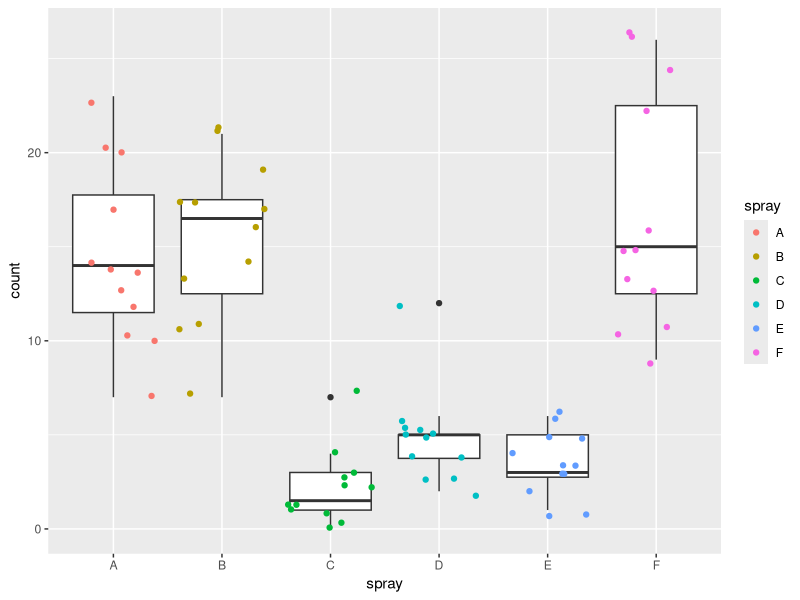
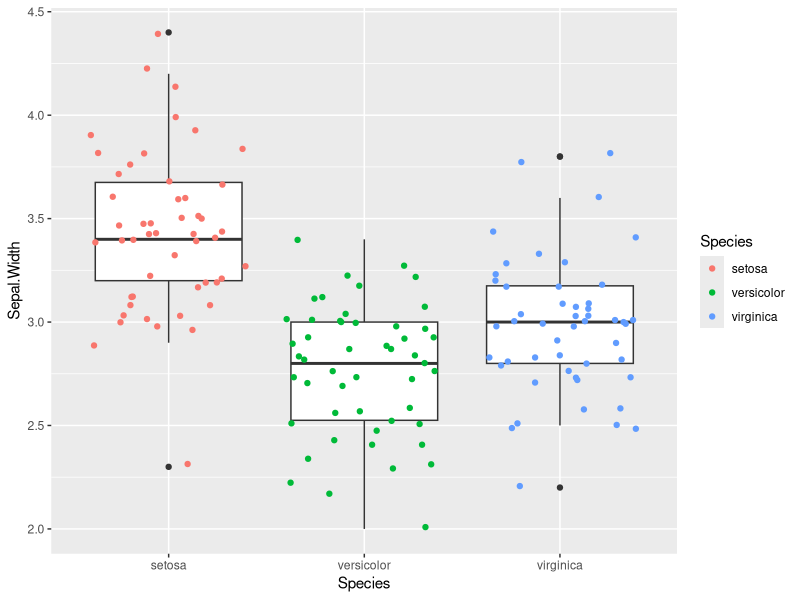
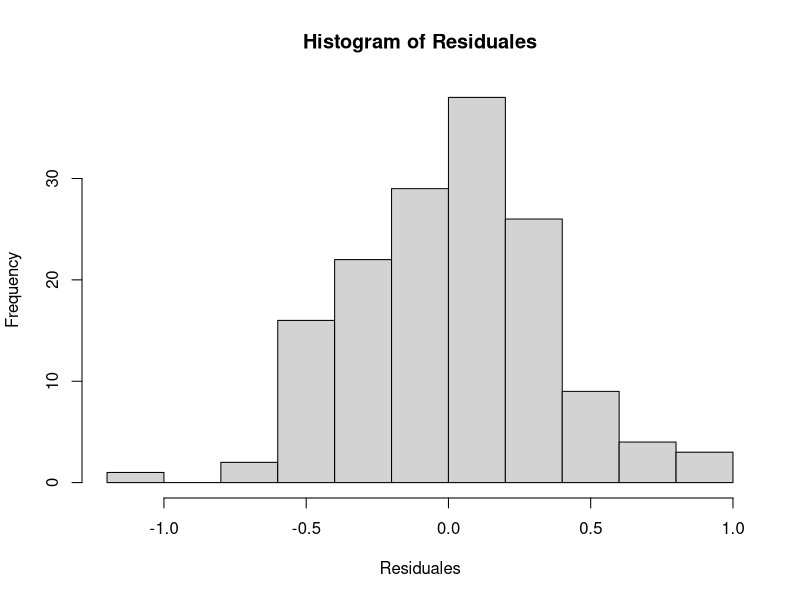
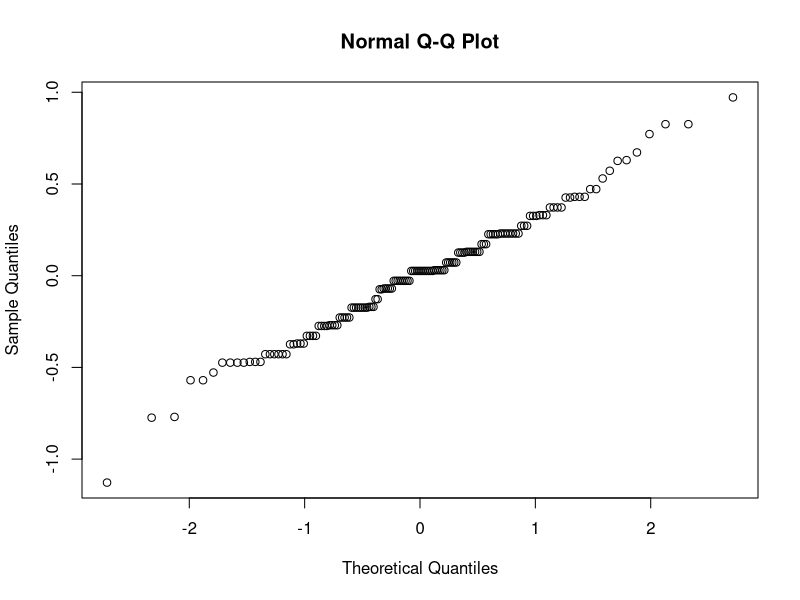
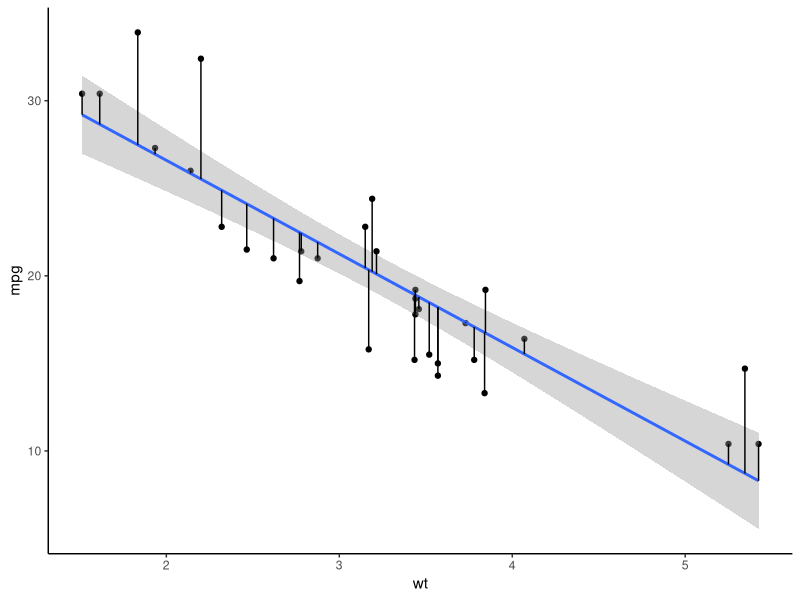

R code for these plots, in order:
## ---- chunk 1
knitr::opts_chunk$set(echo = FALSE, warning = FALSE, message = FALSE)
suppressMessages(suppressWarnings(library(tidyverse, quietly = TRUE)))
## ---- chunk 2
ggplot(InsectSprays, aes(x = spray, y = count)) + geom_boxplot() + geom_jitter(aes(color = spray)) 
## ---- chunk 3
bartlett.test(count ~ spray, data = InsectSprays)
## ---- chunk 4
ggplot(iris, aes(x = Species, y = Sepal.Width)) + geom_boxplot() + geom_jitter(aes(color = Species)) 
## ---- chunk 5
bartlett.test(Sepal.Width ~ Species, data = iris)
## ---- chunk 6
ANOVA.Iris <- aov(Sepal.Width ~ Species, data = iris)
## ---- chunk 7
Residuales <- ANOVA.Iris$residuals
library(broom)
Resultados <- augment(ANOVA.Iris)
## ---- chunk 8
knitr::kable(head(Resultados), caption= "primeras 6 observaciones del dataframe resultante de augment", digits = 3)
## ---- chunk 9
hist(Residuales)
## ---- chunk 10
qqnorm(Residuales)
## ---- chunk 11
shapiro.test(Residuales)
## ---- chunk 12
testy <- augment(lm(mpg ~ wt, data =mtcars))
ggplot(testy, aes(x = wt, y = mpg)) + geom_point() + geom_smooth(method="lm") + geom_segment(aes(xend = wt, yend = .fitted)) + theme_classic()
## ---- chunk 13
library(knitr)
include_app(url = "http://admin.derek-corcoran-barrios.com/shiny/rstudio/sample-apps/Shiny1/")
